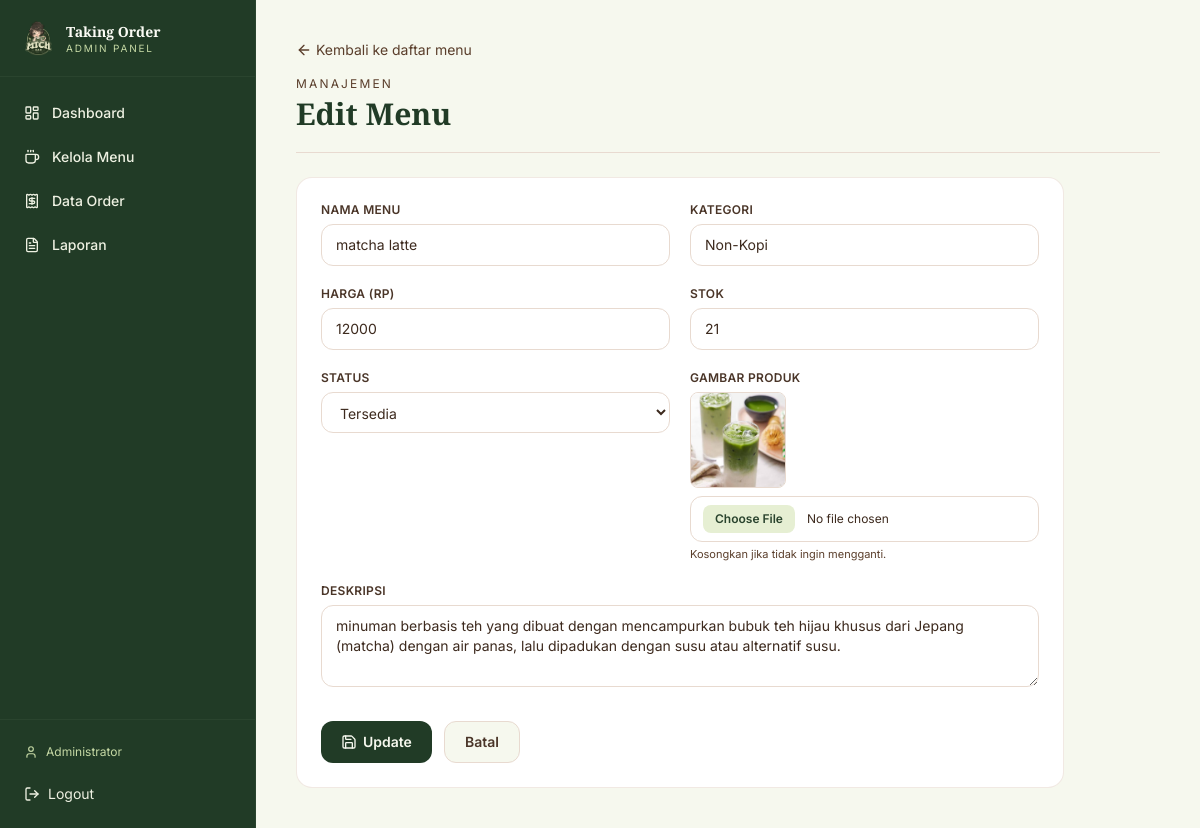
Screenshot of /admin/menu_edit.php?id=1 (signed in) with the database file from the repository.
### tables this page shows
CREATE TABLE `menu` (
  `id` int(10) UNSIGNED NOT NULL,
  `nama_menu` varchar(100) NOT NULL,
  `kategori` varchar(50) NOT NULL,
  `harga` decimal(12,2) NOT NULL,
  `deskripsi` text DEFAULT NULL,
  `stok` int(11) NOT NULL DEFAULT 0,
  `gambar` varchar(255) DEFAULT NULL,
  `status` enum('tersedia','habis') NOT NULL DEFAULT 'tersedia',
  `created_at` timestamp NOT NULL DEFAULT current_timestamp(),
  `updated_at` timestamp NOT NULL DEFAULT current_timestamp() ON UPDATE current_timestamp()
);

### config/koneksi.php (called while the page is built, shortened)
<?php
function gambarMenuUrl($filename) {
    return APP_BASE . '/assets/uploads/menu/' . $filename;
}

### admin/menu_edit.php (the view, shortened to what this page needs)
<?php
require_once '../config/koneksi.php';
$id = (int)($_GET['id'] ?? 0);
$m = mysqli_fetch_assoc(mysqli_query($koneksi, "SELECT * FROM menu WHERE id=$id"));
include '../includes/header.php';
include 'includes_sidebar.php';
$img = gambarMenuUrl($m['gambar']);
?>
<div class="p-6 lg:p-10">
    <a href="menu.php" class="inline-flex items-center gap-1 text-sm text-espresso-500 hover:text-matcha-800 mb-4"><i data-lucide="arrow-left" class="w-4 h-4"></i> Kembali ke daftar menu</a>
    <div class="border-b border-espresso-100 pb-5 mb-6">
        <p class="text-xs uppercase tracking-[0.18em] text-espresso-500 mb-1">Manajemen</p>
        <h1 class="font-display text-3xl font-semibold text-matcha-900">Edit Menu</h1>
    </div>
    <form method="POST" enctype="multipart/form-data" class="bg-white rounded-2xl border border-espresso-100/60 p-6 space-y-5 max-w-3xl">
        <div class="grid grid-cols-1 md:grid-cols-2 gap-5">
            <div>
                <label class="block text-xs font-semibold text-espresso-700 mb-1.5 uppercase tracking-wide">Nama Menu</label>
                <input type="text" name="nama_menu" required value="<?= htmlspecialchars($m['nama_menu']); ?>" class="w-full px-3.5 py-2.5 rounded-xl border border-espresso-100 bg-white text-sm focus:outline-none focus:ring-2 focus:ring-matcha-500">
            </div>
            <div>
                <label class="block text-xs font-semibold text-espresso-700 mb-1.5 uppercase tracking-wide">Kategori</label>
                <input type="text" name="kategori" required value="<?= htmlspecialchars($m['kategori']); ?>" class="w-full px-3.5 py-2.5 rounded-xl border border-espresso-100 bg-white text-sm focus:outline-none focus:ring-2 focus:ring-matcha-500">
            </div>
            <div>
                <label class="block text-xs font-semibold text-espresso-700 mb-1.5 uppercase tracking-wide">Harga (Rp)</label>
                <input type="number" name="harga" required min="0" step="100" value="<?= (float)$m['harga']; ?>" class="w-full px-3.5 py-2.5 rounded-xl border border-espresso-100 bg-white text-sm focus:outline-none focus:ring-2 focus:ring-matcha-500">
            </div>
            <div>
                <label class="block text-xs font-semibold text-espresso-700 mb-1.5 uppercase tracking-wide">Stok</label>
                <input type="number" name="stok" required min="0" value="<?= (int)$m['stok']; ?>" class="w-full px-3.5 py-2.5 rounded-xl border border-espresso-100 bg-white text-sm focus:outline-none focus:ring-2 focus:ring-matcha-500">
            </div>
            <div>
                <label class="block text-xs font-semibold text-espresso-700 mb-1.5 uppercase tracking-wide">Status</label>
                <select name="status" class="w-full px-3.5 py-2.5 rounded-xl border border-espresso-100 bg-white text-sm focus:outline-none focus:ring-2 focus:ring-matcha-500">
                    <option value="tersedia" <?= $m['status']==='tersedia'?'selected':''; ?>>Tersedia</option>
                </select>
            </div>
            <div>
                <label class="block text-xs font-semibold text-espresso-700 mb-1.5 uppercase tracking-wide">Gambar Produk</label>
                <?php if ($img): ?><img src="<?= htmlspecialchars($img); ?>" alt="" class="w-24 h-24 object-cover rounded-lg mb-2 border border-espresso-100"><?php endif; ?>
                <input type="file" name="gambar" accept="image/jpeg,image/png,image/webp" class="w-full px-3 py-2 rounded-xl border border-espresso-100 bg-white text-xs file:mr-3 file:py-1.5 file:px-3 file:rounded-lg file:border-0 file:bg-matcha-100 file:text-matcha-800 file:font-semibold">
                <p class="text-[11px] text-espresso-500 mt-1">Kosongkan jika tidak ingin mengganti.</p>
            </div>
            <div class="md:col-span-2">
                <label class="block text-xs font-semibold text-espresso-700 mb-1.5 uppercase tracking-wide">Deskripsi</label>
                <textarea name="deskripsi" rows="3" class="w-full px-3.5 py-2.5 rounded-xl border border-espresso-100 bg-white text-sm focus:outline-none focus:ring-2 focus:ring-matcha-500"><?= htmlspecialchars($m['deskripsi']); ?></textarea>
            </div>
        </div>
        <div class="flex gap-3 pt-2">
            <button type="submit" class="inline-flex items-center gap-1.5 bg-matcha-900 hover:bg-matcha-800 text-cream-100 font-semibold px-5 py-2.5 rounded-xl transition text-sm"><i data-lucide="save" class="w-4 h-4"></i> Update</button>
            <a href="menu.php" class="inline-flex items-center gap-1.5 bg-cream-100 hover:bg-cream-200 text-espresso-700 font-semibold px-5 py-2.5 rounded-xl transition text-sm border border-espresso-100">Batal</a>
        </div>
    </form>
</div>
<?php include 'includes_footer_admin.php'; ?>

### assets/css/style.css (style rules this page uses)
html { scroll-behavior: smooth; }

### rows the page displays
menu: nama_menu "matcha latte", kategori "Non-Kopi", harga "12000", stok "21", status "Tersedia", gambar (picture), deskripsi "minuman berbasis teh yang dibuat dengan mencampurkan bubuk teh hijau khusus dari Jepang (matcha) dengan air panas, lalu dipadukan dengan susu atau alternatif susu."

### other values shown
$item['label'] "Dashboard"
$item['label'] "Kelola Menu"
$item['label'] "Data Order"
$item['label'] "Laporan"
$_SESSION['admin_nama'] "Administrator"
